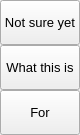
                 <widget class="QFrame" name="extraRightBox">
                  <property name="minimumSize">
                   <size>
                    <width>0</width>
                    <height>0</height>
                   </size>
                  </property>
                  <property name="maximumSize">
                   <size>
                    <width>0</width>
                    <height>16777215</height>
                   </size>
                  </property>
                  <property name="frameShape">
                   <enum>QFrame::Shape::NoFrame</enum>
                  </property>
                  <property name="frameShadow">
                   <enum>QFrame::Shadow::Raised</enum>
                  </property>
                  <layout class="QVBoxLayout" name="verticalLayout_7">
                   <property name="spacing">
                    <number>0</number>
                   </property>
                   <property name="leftMargin">
                    <number>0</number>
                   </property>
                   <property name="topMargin">
                    <number>0</number>
                   </property>
                   <property name="rightMargin">
                    <number>0</number>
                   </property>
                   <property name="bottomMargin">
                    <number>0</number>
                   </property>
                   <item>
                    <widget class="QFrame" name="themeSettingsTopDetail">
                     <property name="maximumSize">
                      <size>
                       <width>16777215</width>
                       <height>3</height>
                      </size>
                     </property>
                     <property name="frameShape">
                      <enum>QFrame::Shape::NoFrame</enum>
                     </property>
                     <property name="frameShadow">
                      <enum>QFrame::Shadow::Raised</enum>
                     </property>
                    </widget>
                   </item>
                   <item>
                    <widget class="QFrame" name="contentSettings">
                     <property name="frameShape">
                      <enum>QFrame::Shape::NoFrame</enum>
                     </property>
                     <property name="frameShadow">
                      <enum>QFrame::Shadow::Raised</enum>
                     </property>
                     <layout class="QVBoxLayout" name="verticalLayout_13">
                      <property name="spacing">
                       <number>0</number>
                      </property>
                      <property name="leftMargin">
                       <number>0</number>
                      </property>
                      <property name="topMargin">
                       <number>0</number>
                      </property>
                      <property name="rightMargin">
                       <number>0</number>
                      </property>
                      <property name="bottomMargin">
                       <number>0</number>
                      </property>
                      <item alignment="Qt::AlignmentFlag::AlignTop">
                       <widget class="QFrame" name="topMenus">
                        <property name="frameShape">
                         <enum>QFrame::Shape::NoFrame</enum>
                        </property>
                        <property name="frameShadow">
                         <enum>QFrame::Shadow::Raised</enum>
                        </property>
                        <layout class="QVBoxLayout" name="verticalLayout_14">
                         <property name="spacing">
                          <number>0</number>
                         </property>
                         <property name="leftMargin">
                          <number>0</number>
                         </property>
                         <property name="topMargin">
                          <number>0</number>
                         </property>
                         <property name="rightMargin">
                          <number>0</number>
                         </property>
                         <property name="bottomMargin">
                          <number>0</number>
                         </property>
                         <item>
                          <widget class="QPushButton" name="messageButton">
                           <property name="sizePolicy">
                            <sizepolicy hsizetype="Expanding" vsizetype="Fixed">
                             <horstretch>0</horstretch>
                             <verstretch>0</verstretch>
                            </sizepolicy>
                           </property>
                           <property name="minimumSize">
                            <size>
                             <width>0</width>
                             <height>45</height>
                            </size>
                           </property>
                           <property name="font">
                            <font>
                             <family>Segoe UI</family>
                             <pointsize>10</pointsize>
                             <italic>false</italic>
                             <bold>false</bold>
                            </font>
                           </property>
                           <property name="cursor">
                            <cursorShape>PointingHandCursor</cursorShape>
                           </property>
                           <property name="layoutDirection">
                            <enum>Qt::LayoutDirection::LeftToRight</enum>
                           </property>
                           <property name="styleSheet">
                            <string notr="true">background-image: url(:/icons/images/icons/cil-envelope-open.png);</string>
                           </property>
                           <property name="text">
                            <string>Not sure yet</string>
                           </property>
                          </widget>
                         </item>
                         <item>
                          <widget class="QPushButton" name="printButton">
                           <property name="sizePolicy">
                            <sizepolicy hsizetype="Expanding" vsizetype="Fixed">
                             <horstretch>0</horstretch>
                             <verstretch>0</verstretch>
                            </sizepolicy>
                           </property>
                           <property name="minimumSize">
                            <size>
                             <width>0</width>
                             <height>45</height>
                            </size>
                           </property>
                           <property name="font">
                            <font>
                             <family>Segoe UI</family>
                             <pointsize>10</pointsize>
                             <italic>false</italic>
                             <bold>false</bold>
                            </font>
                           </property>
                           <property name="cursor">
                            <cursorShape>PointingHandCursor</cursorShape>
                           </property>
                           <property name="layoutDirection">
                            <enum>Qt::LayoutDirection::LeftToRight</enum>
                           </property>
                           <property name="styleSheet">
                            <string notr="true">background-image: url(:/icons/images/icons/cil-print.png);</string>
                           </property>
                           <property name="text">
                            <string>What this is</string>
                           </property>
                          </widget>
                         </item>
                         <item>
                          <widget class="QPushButton" name="logoutButton">
                           <property name="sizePolicy">
                            <sizepolicy hsizetype="Expanding" vsizetype="Fixed">
                             <horstretch>0</horstretch>
                             <verstretch>0</verstretch>
                            </sizepolicy>
                           </property>
                           <property name="minimumSize">
                            <size>
                             <width>0</width>
                             <height>45</height>
                            </size>
                           </property>
                           <property name="font">
                            <font>
                             <family>Segoe UI</family>
                             <pointsize>10</pointsize>
                             <italic>false</italic>
                             <bold>false</bold>
                            </font>
                           </property>
                           <property name="cursor">
                            <cursorShape>PointingHandCursor</cursorShape>
                           </property>
                           <property name="layoutDirection">
                            <enum>Qt::LayoutDirection::LeftToRight</enum>
                           </property>
                           <property name="styleSheet">
                            <string notr="true">background-image: url(:/icons/images/icons/cil-account-logout.png);</string>
                           </property>
                           <property name="text">
                            <string>For</string>
                           </property>
                          </widget>
                         </item>
                        </layout>
                       </widget>
                      </item>
                     </layout>
                    </widget>
                   </item>
                  </layout>
                 </widget>
